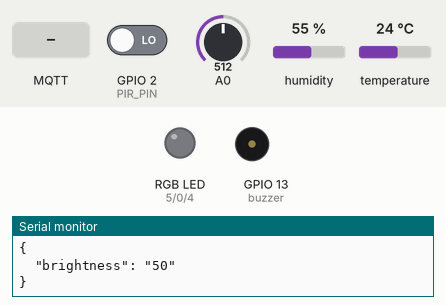
Recording of a sketch running on a simulated ESP8266 (NodeMCU). Shown: an RGB LED mixed from three pins (HIGH = lit), buzzer (waves = sounding), the last lines printed to the serial monitor. Inputs (shaded band) come from the test bench; at power-on: GPIO 2 (PIR_PIN) LOW, A0 = 512, humidity 55 %, temperature 24 °C. Dim RGB values are drawn brighter than linear; WiFi joins after 1.5 s; servers stay silent unless stated; no MQTT or app messages arrive unless stated.

Above: at 2.7 s.
2.8 s: GPIO 2 (PIR_PIN) driven HIGH
At 7.3 s:
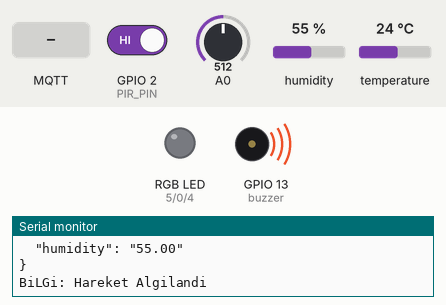
9.0 s: MQTT message "5" arrives on the second subscribed topic
At 13.9 s:
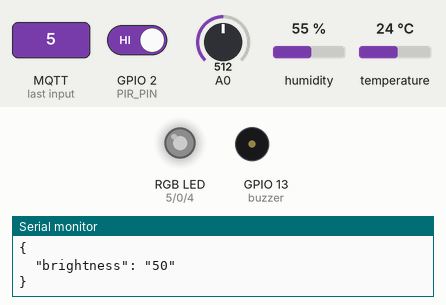
15.1 s: MQTT message "90" arrives on the second subscribed topic
At 19.8 s:
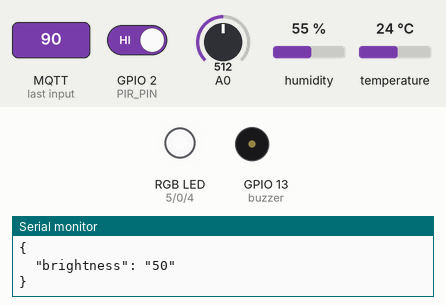
20.1 s: MQTT message "5" arrives on the third subscribed topic
At 24.6 s:
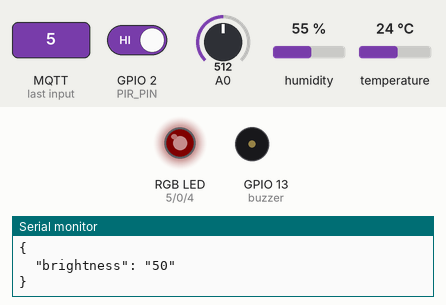
25.1 s: MQTT message "90" arrives on the third subscribed topic
At 29.3 s:
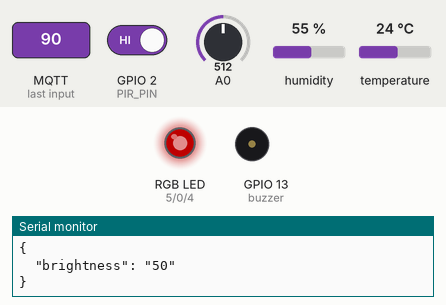
Timing chart, 0 to 30.8 s (numbered marks = the images above; inputs shaded):
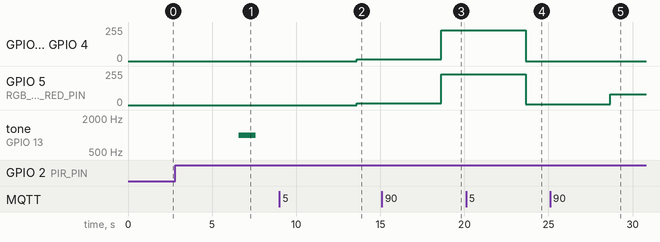

The sketch:

akilli_ev.ino
```cpp
#include <ESP8266WiFi.h>
#include <PubSubClient.h>
#include <ArduinoJson.h>
#include <DHT.h>

#define MQTT_VERSION MQTT_VERSION_3_1_1

// Wifi: Adı ve Şifresi
const char* WIFI_SSID = "ASUS";
const char* WIFI_PASSWORD = "sevgi.seli";
//const char* WIFI_SSID = "61";
//const char* WIFI_PASSWORD = "61616161";

// MQTT: ID, server IP, port, username and password
const PROGMEM char* MQTT_CLIENT_ID = "office_rgb_light";
const PROGMEM char* MQTT_SERVER_IP = "192.168.1.7";  //local ip degeri
const PROGMEM uint16_t MQTT_SERVER_PORT = 1883;      //baglanti port
const PROGMEM char* MQTT_USER = "username";          //mqtt yuklemesi yaparken kullanıcı adi ve sifresi
const PROGMEM char* MQTT_PASSWORD = "raspberry";

// MQTT: konular
// state
const PROGMEM char* MQTT_LIGHT_STATE_TOPIC = "office/rgb1/light/status";
const PROGMEM char* MQTT_LIGHT_COMMAND_TOPIC = "office/rgb1/light/switch";

// brightness
const PROGMEM char* MQTT_LIGHT_BRIGHTNESS_STATE_TOPIC = "office/rgb1/brightness/status";
const PROGMEM char* MQTT_LIGHT_BRIGHTNESS_COMMAND_TOPIC = "office/rgb1/brightness/set";

// colors (rgb)
const PROGMEM char* MQTT_LIGHT_RGB_STATE_TOPIC = "office/rgb1/rgb/status";
const PROGMEM char* MQTT_LIGHT_RGB_COMMAND_TOPIC = "office/rgb1/rgb/set";

// payloads by default (on/off)
const PROGMEM char* LIGHT_ON = "ON";
const PROGMEM char* LIGHT_OFF = "OFF";

// variables used to store the state, the brightness and the color of the light
boolean m_rgb_state = false;
uint8_t m_rgb_brightness = 100;
uint8_t m_rgb_red = 255;
uint8_t m_rgb_green = 255;
uint8_t m_rgb_blue = 255;

// pins used for the rgb led (PWM)
const PROGMEM uint8_t RGB_LIGHT_RED_PIN = 5;
const PROGMEM uint8_t RGB_LIGHT_GREEN_PIN = 0;
const PROGMEM uint8_t RGB_LIGHT_BLUE_PIN = 4;

// buffer used to send/receive data with MQTT
//buffer (tampon saha), verilerin I/O işlemlerinden sonra belleğe yazılmadan önce uğradıkları bir sahadır.
const uint8_t MSG_BUFFER_SIZE = 20;
char m_msg_buffer[MSG_BUFFER_SIZE];


//PIR Sensor Kod Başlangıcı
const PROGMEM char* MQTT_MOTION_STATUS_TOPIC = "office/motion/status";

// default payload
const PROGMEM char* MOTION_ON = "ON";
const PROGMEM char* MOTION_OFF = "OFF";

// PIR : D4/GPIO2
const PROGMEM uint8_t PIR_PIN = 2;
uint8_t m_pir_state = LOW; // no motion detected
uint8_t m_pir_value = 0;


//Pthotocell Sensor Başlangıcı
// MQTT: topic
const PROGMEM char* MQTT_SENSOR_TOPIC = "office/sensor3";

// sleeping time
const PROGMEM uint16_t SLEEPING_TIME_IN_SECONDS = 600; // 10 minutes x 60 seconds

// Photocell: A0
const PROGMEM uint8_t PHOTOCELL_PIN = 0;

//DHT11 Sensor başlangıcı
//DHT11 topic
const PROGMEM char* DHT_MQTT_SENSOR_TOPIC = "office/sensor1";
// DHT - D5/GPIO14
#define DHTPIN 14
#define DHTTYPE DHT11

const int buzzer = 13;

DHT dht(DHTPIN, DHTTYPE);

WiFiClient wifiClient;
PubSubClient client(wifiClient);

// function called to adapt the brightness and the color of the led
void setColor(uint8_t p_red, uint8_t p_green, uint8_t p_blue) {
  // convert the brightness in % (0-100%) into a digital value (0-255)
  uint8_t brightness = map(m_rgb_brightness, 0, 100, 0, 255);

  analogWrite(RGB_LIGHT_RED_PIN, map(p_red, 0, 255, 0, brightness));
  analogWrite(RGB_LIGHT_GREEN_PIN, map(p_green, 0, 255, 0, brightness));
  analogWrite(RGB_LIGHT_BLUE_PIN, map(p_blue, 0, 255, 0, brightness));
}

// function called to publish the state of the led (on/off)
void publishRGBState() {
  if (m_rgb_state) {
    client.publish(MQTT_LIGHT_STATE_TOPIC, LIGHT_ON, true);
  } else {
    client.publish(MQTT_LIGHT_STATE_TOPIC, LIGHT_OFF, true);
  }
}

// function called to publish the brightness of the led (0-100)
void publishRGBBrightness() {
  snprintf(m_msg_buffer, MSG_BUFFER_SIZE, "%d", m_rgb_brightness);
  client.publish(MQTT_LIGHT_BRIGHTNESS_STATE_TOPIC, m_msg_buffer, true);
}

// function called to publish the colors of the led (xx(x),xx(x),xx(x))
void publishRGBColor() {
  snprintf(m_msg_buffer, MSG_BUFFER_SIZE, "%d,%d,%d", m_rgb_red, m_rgb_green, m_rgb_blue);
  client.publish(MQTT_LIGHT_RGB_STATE_TOPIC, m_msg_buffer, true);
}

// function called when a MQTT message arrived
void callback(char* p_topic, byte* p_payload, unsigned int p_length) {
  // concat the payload into a string
  String payload;
  for (uint8_t i = 0; i < p_length; i++) {
    payload.concat((char)p_payload[i]);
  }
  // handle message topic
  if (String(MQTT_LIGHT_COMMAND_TOPIC).equals(p_topic)) {
    // test if the payload is equal to "ON" or "OFF"
    if (payload.equals(String(LIGHT_ON))) {
      if (m_rgb_state != true) {
        m_rgb_state = true;
        setColor(m_rgb_red, m_rgb_green, m_rgb_blue);
        publishRGBState();
      }
    } else if (payload.equals(String(LIGHT_OFF))) {
      if (m_rgb_state != false) {
        m_rgb_state = false;
        setColor(0, 0, 0);
        publishRGBState();
      }
    }
  } else if (String(MQTT_LIGHT_BRIGHTNESS_COMMAND_TOPIC).equals(p_topic)) {
    uint8_t brightness = payload.toInt();
    if (brightness < 0 || brightness > 100) {
      // do nothing...
      return;
    } else {
      m_rgb_brightness = brightness;
      setColor(m_rgb_red, m_rgb_green, m_rgb_blue);
      publishRGBBrightness();
    }
  } else if (String(MQTT_LIGHT_RGB_COMMAND_TOPIC).equals(p_topic)) {
    // get the position of the first and second commas
    uint8_t firstIndex = payload.indexOf(',');
    uint8_t lastIndex = payload.lastIndexOf(',');

    uint8_t rgb_red = payload.substring(0, firstIndex).toInt();
    if (rgb_red < 0 || rgb_red > 255) {
      return;
    } else {
      m_rgb_red = rgb_red;
    }

    uint8_t rgb_green = payload.substring(firstIndex + 1, lastIndex).toInt();
    if (rgb_green < 0 || rgb_green > 255) {
      return;
    } else {
      m_rgb_green = rgb_green;
    }

    uint8_t rgb_blue = payload.substring(lastIndex + 1).toInt();
    if (rgb_blue < 0 || rgb_blue > 255) {
      return;
    } else {
      m_rgb_blue = rgb_blue;
    }

    setColor(m_rgb_red, m_rgb_green, m_rgb_blue);
    publishRGBColor();
  }
}

void reconnect() {
  // Loop until we're reconnected
  while (!client.connected()) {
    Serial.print("BILGI: MQTT baglantisi baslatiliyor...");
    // Attempt to connect
    if (client.connect(MQTT_CLIENT_ID, MQTT_USER, MQTT_PASSWORD)) {
      Serial.println("BILGI: baglandi");

      // Once connected, publish an announcement...
      // publish the initial values
      publishRGBState();
      publishRGBBrightness();
      publishRGBColor();

      // ... and resubscribe
      client.subscribe(MQTT_LIGHT_COMMAND_TOPIC);
      client.subscribe(MQTT_LIGHT_BRIGHTNESS_COMMAND_TOPIC);
      client.subscribe(MQTT_LIGHT_RGB_COMMAND_TOPIC);
    } else {
      Serial.print("ERROR: hata, rc=");
      Serial.print(client.state());
      Serial.println("DEBUG: baglanti tekrar deneniyor 5 saniye icinde");
      // Wait 5 seconds before retrying
      delay(5000);
    }
  }
}


// pir sensor fonsiyon başlangıcı
void publishPirSensorState() {
  if (m_pir_state) {
    client.publish(MQTT_MOTION_STATUS_TOPIC, MOTION_OFF, true);
  } else {
    client.publish(MQTT_MOTION_STATUS_TOPIC, MOTION_ON, true);
  }
}

//Photocell fonsiyon başlangıç
void publishData(int p_analogRead) {
  // convert 0-1024 into a percentage
  uint8_t brightness = map(p_analogRead, 0, 1024, 0, 100);

  //  Yeni JSON objesi oluştur
  //Json, Javascript uygulamaları için oluşturulmuş bir veri formatıdır
  StaticJsonBuffer<200> jsonBuffer;
  JsonObject& root = jsonBuffer.createObject();
  root["brightness"] = (String)brightness;
  root.prettyPrintTo(Serial);
  Serial.println("");
  /*
  {
    "brightness":  "75"
  }
  */
  char data[200];
  root.printTo(data, root.measureLength() + 1);
  client.publish(MQTT_SENSOR_TOPIC, data);
}

// Sıcaklık ve nem fonsiyon çağır ve data paylaş
void publishDataDHT11(float p_temperature, float p_humidity) {
  // Yeni JSON objesi oluştur
  StaticJsonBuffer<200> jsonBuffer;
  JsonObject& root = jsonBuffer.createObject();
  // INFO: the data must be converted into a string; a problem occurs when using floats...
  root["temperature"] = (String)p_temperature;
  root["humidity"] = (String)p_humidity;
  root.prettyPrintTo(Serial);
  Serial.println("");
  /*
     {
        "temperature": "23.20" ,
        "humidity": "43.70"
     }
  */
  char data[200];
  root.printTo(data, root.measureLength() + 1);
  client.publish(DHT_MQTT_SENSOR_TOPIC, data, true);
}


void setup() {
  // init the serial
  Serial.begin(115200);

  // init the RGB led
  pinMode(RGB_LIGHT_BLUE_PIN, OUTPUT);
  pinMode(RGB_LIGHT_RED_PIN, OUTPUT);
  pinMode(RGB_LIGHT_GREEN_PIN, OUTPUT);
  analogWriteRange(255);
  setColor(0, 0, 0);

  //buzzer pini
 pinMode(buzzer, OUTPUT); // Set buzzer - pin 13

  // init the WiFi connection
  Serial.println();
  Serial.println();
  Serial.print("BiLGi: Connecting to ");
  WiFi.mode(WIFI_STA);
  Serial.println(WIFI_SSID);
  WiFi.begin(WIFI_SSID, WIFI_PASSWORD);

  while (WiFi.status() != WL_CONNECTED) {
    delay(500);
    Serial.print(".");
  }

  Serial.println("");
  Serial.println("BiLGi: WiFi connected");
  Serial.print("BiLGi: IP address: ");
  Serial.println(WiFi.localIP());

  // init the MQTT connection
  client.setServer(MQTT_SERVER_IP, MQTT_SERVER_PORT);
  client.setCallback(callback);
}

void loop() {
  if (!client.connected()) {
    reconnect();
  }
  client.loop();


  // DEğer oku  PIR sensor
  m_pir_value = digitalRead(PIR_PIN);
  if (m_pir_value == HIGH) {
    if (m_pir_state == LOW) {
      //Hareket tespit edildiginde
      Serial.println("BiLGi: Hareket Algilandi");
      publishPirSensorState();
      m_pir_state = HIGH;
      tone(buzzer, 1000); // Send 1KHz sound signal...
      delay(1000);        // ...for 1 sec
      noTone(buzzer);
      delay(1000);
    }
  } else {
    if (m_pir_state == HIGH) {
      publishPirSensorState();
      Serial.println("BiLGi: Hareket sona erdi");
      m_pir_state = LOW;
    }
  }


  //Photocell loop başlangıç
  uint16_t photocell = analogRead(PHOTOCELL_PIN);

  if (photocell < 0 || photocell > 1024) {
    Serial.println("HATA: Hatalı veri photocell!");
    return;
  } else {

    publishData(photocell);
    delay(5000);

  }

// Sıcaklık veya nemi okumak yaklaşık 250 milisaniye alır!
// Sensör okumaları aynı zamanda 2 saniyeye kadar eski olabilir (çok yavaş bir sensör)

  float h = dht.readHumidity();
  // Read temperature as Celsius (the default)
  float t = dht.readTemperature();

  if (isnan(h) || isnan(t)) {
    tone(buzzer, 1000); // Send 1KHz sound signal...
    delay(500);        // ...for 1 sec
    noTone(buzzer);
    delay(500); // Stop sound...
    tone(buzzer, 1000); // Send 1KHz sound signal...
    delay(500);        // ...for 1 sec
    noTone(buzzer);
    delay(500); // Stop sound...
    Serial.println("HATA: DHT sensor okuma yapilmadi!");
    return;
  } else {
    //Serial.println(h);
    //Serial.println(t);
    publishDataDHT11(t, h);
  }

  //Serial.println("INFO: Closing the MQTT connection");
  //client.disconnect();

 // Serial.println("INFO: Closing the Wifi connection");
  //WiFi.disconnect();

  //ESP.deepSleep(SLEEPING_TIME_IN_SECONDS * 1000000, WAKE_RF_DEFAULT);

}
```

Measured:
- after the input at 2.8 s, tone on GPIO 13 (buzzer): silent → 1000 Hz after 3.8 s, → silent 1.0 s later
- after the input at 9.0 s, GPIO 0 (RGB_LIGHT_GREEN_PIN), GPIO 4 (RGB_LIGHT_BLUE_PIN), GPIO 5 (RGB_LIGHT_RED_PIN): 0/255 → 13/255 after 4.6 s
- after the input at 15.1 s, GPIO 0 (RGB_LIGHT_GREEN_PIN), GPIO 4 (RGB_LIGHT_BLUE_PIN), GPIO 5 (RGB_LIGHT_RED_PIN): 13/255 → 230/255 after 3.5 s
- after the input at 20.1 s, GPIO 0 (RGB_LIGHT_GREEN_PIN), GPIO 4 (RGB_LIGHT_BLUE_PIN): 230/255 → 0/255 after 3.6 s; GPIO 5 (RGB_LIGHT_RED_PIN): 230/255 → 5/255 after 3.6 s
- after the input at 25.1 s, GPIO 5 (RGB_LIGHT_RED_PIN): 5/255 → 81/255 after 3.6 s
